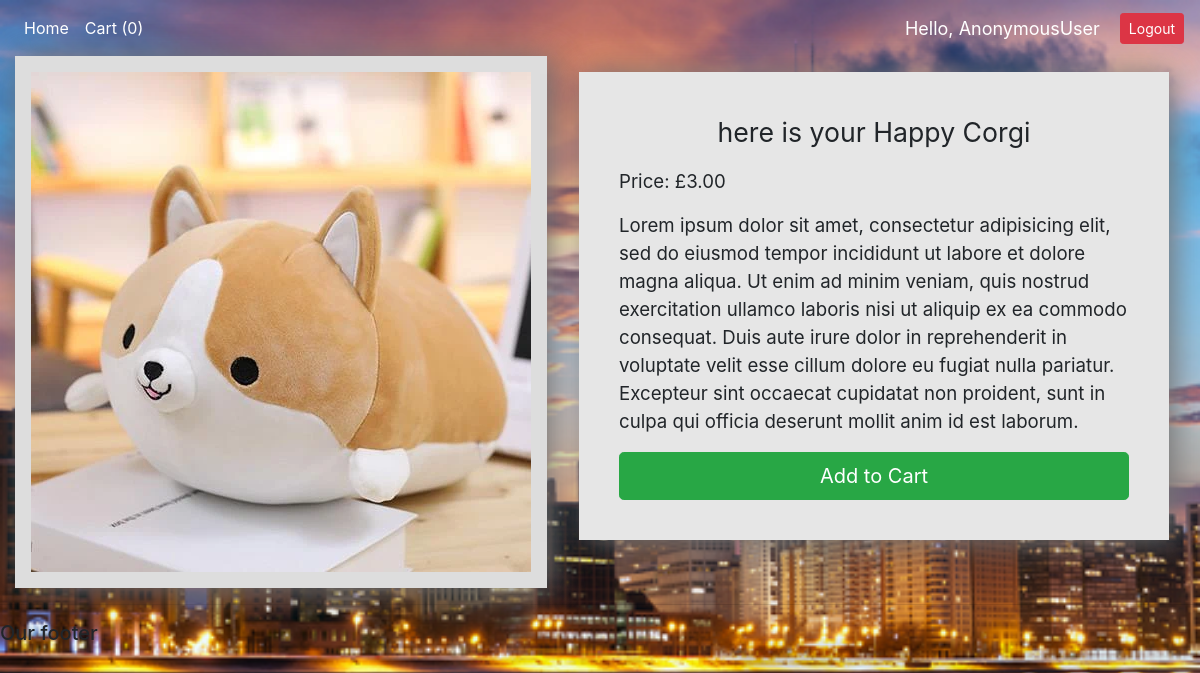
/products/4/, run on the app's committed database.
### ecom/models.py (models this page shows, shortened)
class Product(models.Model):
    name = models.CharField(max_length=200, null=False)
    price = models.FloatField()
    stock = models.CharField(max_length=200, default=0)
    date_created = models.DateTimeField(auto_now_add=True)
    description = models.CharField(max_length=250)
    image = models.ImageField(default='default.png', null=True, blank=True)

### ecom/views.py (the view)
# urls.py: path('products/<str:pk>/', views.product, name='product_page'),
def product(request, pk):
    cookieData = cartData(request)
    cartItems = cookieData['cartItems']
    product = Product.objects.get(id=pk)
    context = {
        'product': product,
        'cartItems': cartItems,
    }
    return render(request, 'ecom/product.html', context)

### ecom/utils.py (called while the page is built, shortened)
def cookieCart(request):
    try:
        cart = json.loads(request.COOKIES['cart'])
    except:
        cart = {}
    print('Cart', cart)
    items = []
    order = {
    'get_cart_total':0,
    'get_cart_items':0,
    }
    cartItems = order["get_cart_items"]
    for i in cart:
        cartItems += cart[i]["quantity"]
    return {
    'cartItems':cartItems,
    'order':order,
    'items':items,
    }

def cartData(request):
    if request.user.is_authenticated:
        print("x")
        cartItems = cartnumber(request)
        customer = request.user.customer
        order, created = Order.objects.get_or_create(customer=customer, complete=False)
        items = order.orderitem_set.all()
        print("in cart data")
    else:
        cookieData = cookieCart(request)
        cartItems = cookieData['cartItems']
        order = cookieData['order']
        items = cookieData['items']
    return {
    'cartItems':cartItems,
    'order':order,
    'items':items,
    }

### ecom/templates/ecom/product.html (shortened to what this page needs)
{%  extends 'ecom/main.html' %}
{% load static %}
{% block content %}
<body>
<div class="wrapper">
  <div class="product-image">
 <img style="width:500px; height:auto;" src="{{product.image.url}}"></img>
  </div>
<div class="product_info">
<div class="desc">
<p style="font-size:20pt; text-align:center;">here is your {{product.name}}</p>
<p style="font-size:14pt":>Price: £{{product.price|floatformat:2}}</p>
<p style="font-size:14pt;">Lorem ipsum dolor sit amet, consectetur adipisicing elit, sed do eiusmod tempor incididunt ut labore et dolore magna aliqua. Ut enim ad minim veniam, quis nostrud exercitation ullamco laboris nisi ut aliquip ex ea commodo consequat. Duis aute irure dolor in reprehenderit in voluptate velit esse cillum dolore eu fugiat nulla pariatur. Excepteur sint occaecat cupidatat non proident, sunt in culpa qui officia deserunt mollit anim id est laborum.</p>
<a data-product="{{product.id}}" data-action="add" class="btn btn-lg btn-success btn-block update-cart" href="{% url 'home' %}">Add to Cart</a>
</div>
</div>
</div>
</body>
{% endblock %}

### ecom/templates/ecom/main.html (style rules this page uses)
body { background: white url("images/background.jpg") no-repeat; background-size: 100%; background-attachment: fixed; }

### data on the page
Product: image (picture), name "Happy Corgi", price "3.00"

### other printed values
{{ cartItems }} "0"
{{ request.user }} "AnonymousUser"
